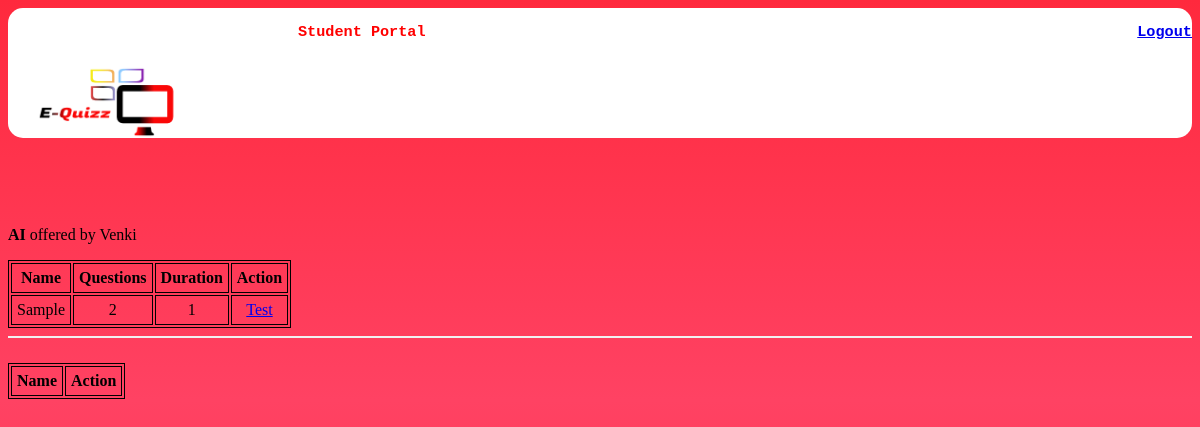
/E-Quiz/student.php, run on an earlier commit of the app's database.
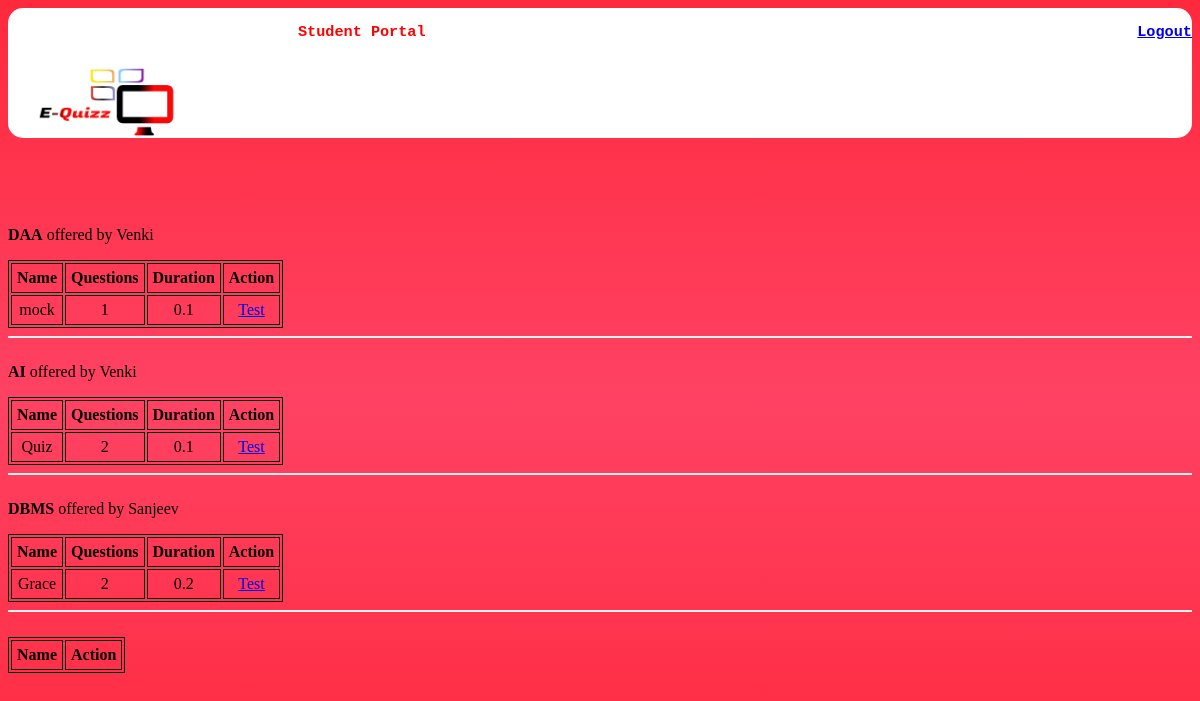
And on a later commit of the database.
### tables this page shows
CREATE TABLE `subjects` (
  `subjectId` int(11) NOT NULL,
  `name` varchar(50) NOT NULL,
  `faculty` varchar(50) NOT NULL
);

CREATE TABLE `faculty` (
  `name` varchar(20) NOT NULL,
  `id` varchar(20) NOT NULL,
  `password` varchar(20) NOT NULL
);

CREATE TABLE `tests` (
  `test_id` int(11) NOT NULL,
  `name` varchar(50) NOT NULL,
  `subject_id` int(11) NOT NULL,
  `number_of_questions` int(11) NOT NULL,
  `duration` int(11) NOT NULL
);

### E-Quiz/student.php (the view, shortened to what this page needs)
<html>
<head>
</head>
    <body id="grad">
<header><pre> <img style="height:220x;width:190px;" src="logo.png"><span style="float:right"><h3>Student Portal                                                                              <a href="logout.php">Logout</a></h3></pre></span></header><br><br><br><br>
<?php
$connection = mysqli_connect("localhost", "root", "","equizz") or die ("could not connect to database");
$query = "SELECT subjects.name as subjectName, faculty.name as facultyName, subjects.subjectId as subjectId FROM subjects INNER JOIN faculty ON subjects.faculty = faculty.id";
$result = mysqli_query($connection, $query);
$subjects = [];
while ($row = mysqli_fetch_array($result)) {
	$subjects[] = ['id' => $row[2], 'name' => $row[0], 'faculty' => $row[1]];
}
$x = count($subjects);
$i = 0;
while ($i < $x) {
	$subject = $subjects[$i];
	$i++;
	$subjectId = $subject['id'];
	$name = $subject['name'];
	$fac = $subject['faculty'];
	echo <<<MULTI_LINE_STRING
	<p><b>$name</b> offered by $fac</p>
	<table>
	<tr>
		<th>Name</th>
		<th>Questions</th>
		<th>Duration</th>
		<th>Action</th>
	</tr>
MULTI_LINE_STRING;
	$query = "SELECT test_id, number_of_questions, duration, name FROM tests where subject_id = '$subjectId'";
	$result = mysqli_query($connection, $query);
	while ($row = mysqli_fetch_array($result)) {
		$testId = $row[0];
		$numberOfQuestions = $row[1];
		$time = $row[2];
		$name = $row[3];
		$duration=$time/60;
		echo "<tr><td>$name</td><td>$numberOfQuestions</td><td>$duration</td><td><a href='test.php?test_id=$testId'>Test</a></td></tr>";
	}
echo <<<MULTI_LINE_STRING
	</table>
	<hr />
MULTI_LINE_STRING;
}
	echo '<table><tr><th>Name</th><th>Action</th></tr>';
	echo '</table>';
?>
    </body>
    </html>

### E-Quiz/student.php (style rules this page uses)
#grad { background: linear-gradient(#FF293D,#FF4263,#FF293D) }
header, footer { width:100%; height:130px; border-radius:15px; color:#ff0000 ; background-color: white; }
hr { border: 1px solid #f1f1f1; margin-bottom: 25px; }
table { border: 1px solid black; align-self:center; border-collapse:#f5f5f5; }
td,th { border: 1px solid black; padding:5px; text-align:center; }

What changed in the data, as far as the page shows it:
removed tests: name "Sample", number_of_questions "2", duration "1", shown under "AI"
added subjects: name "DAA", faculty.name "Venki"
added tests: name "mock", number_of_questions "1", duration "0.1", shown under "DAA"
added tests: name "Quiz", number_of_questions "2", duration "0.1", shown under "AI"
added subjects: name "DBMS", faculty.name "Sanjeev"
added tests: name "Grace", number_of_questions "2", duration "0.2", shown under "DBMS"
